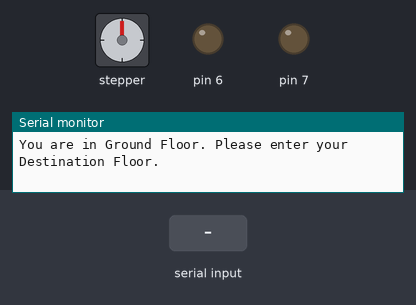
This sketch was run on a simulated Arduino Uno, built with avr-gcc and run on an emulated ATmega328P. On the bench: stepper motor, output pins drawn as LEDs (lit = HIGH), the last lines printed to the serial monitor. The inputs (shaded band) are chosen by the test bench. Stepper angles assume 200 steps per turn.

Above: at 1.2 s.
1.3 s: "2\n" received over Serial
At 1.45 s:
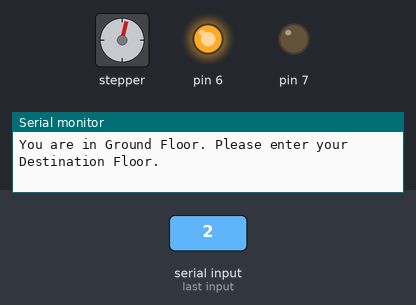
At 24.5 s:
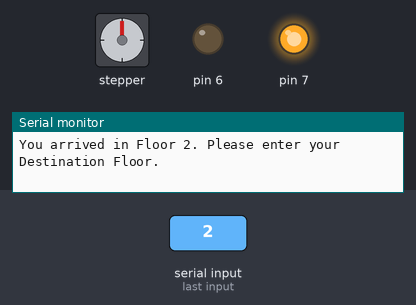
Timing chart, 0 to 24.9 s (numbered marks = the images above; inputs shaded):
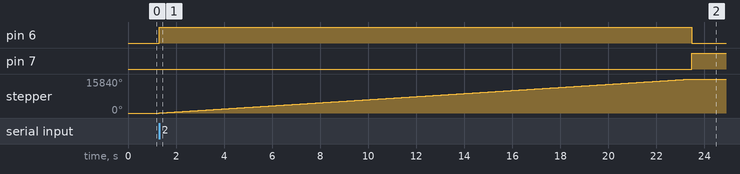

The sketch:

Elevator.ino
```cpp
/*The code activates the Elvator and moves the cabine into 0,1 and 2 floors.
The distances between the floors are fixed. Green Light indicates that the motor is disabled
and the Red Light indicates that the motor is enabled*/

#include <Stepper.h>

const int number_of_steps=200;// change this to fit the number of steps per revolution
Stepper motor(number_of_steps,2, 3, 4, 5);// initialize the stepper library on pins 2 through 5
boolean onetime=true;
int CurrentFloor;
int Diff_Flrs;
int x=21;// The value when the difference between Current and Destination Flor is not +-2
int y=43;// The value when the difference between Current and Destination Floor is +-2
int d=x;

/*Function that compares the Current with Destination floor, moves the Cabine to proper direction and also activates the Green and Red lights*/
void CompareFloor(int DestinationFloor){
    if(onetime==true){
       CurrentFloor=0;
       onetime=false;
     }

/* Define the distance of the floors */
    Diff_Flrs=CurrentFloor-DestinationFloor;
    if(Diff_Flrs==2||Diff_Flrs==-2){d=y;}
    else{d=x;}

/* If Destination Floor is LARGER than Current Floor then go UP*/
    if(DestinationFloor>CurrentFloor){
       for(int i=0;i<=d;i++){
           digitalWrite(6,HIGH);// Sets the red light on
           digitalWrite(7,LOW);// Sets the green light off
           motor.step(number_of_steps);
         }
       CurrentFloor=DestinationFloor;
     }

/* If Destination Floor is SMALLER than Current Floor then go DOWN*/
    if (DestinationFloor<CurrentFloor){
       for(int i=0;i<=d;i++)
       {
         digitalWrite(6,HIGH);// Sets the red light on
         digitalWrite(7,LOW);// Sets the green light off
         motor.step(-number_of_steps);
       }
       CurrentFloor=DestinationFloor;
     }
    if (DestinationFloor==0){Serial.println("You arrived in Ground Floor. Please enter your Destination Floor.");}
    else{
         Serial.print("You arrived in Floor ");
         Serial.print(DestinationFloor);
         Serial.println(". Please enter your Destination Floor.");
     }
     digitalWrite(6,LOW);// Sets the red light off
     digitalWrite(7,HIGH);// Sets the green light on
     delay(1500);// Sets the delay in case that the user inserts the input continuously
}

void setup(){
  Serial.begin(9600);
  while(!Serial);
  Serial.println("You are in Ground Floor. Please enter your Destination Floor.");
  motor.setSpeed(120);
  pinMode(6,OUTPUT);
  pinMode(7,OUTPUT);
}

void loop(){
   if(Serial.available()>0)
   {
     digitalWrite(7,HIGH);// Sets the green light on
     int button=Serial.parseInt();// Takes the value from keyboard from Serial Monitor
     if(button==0||button==1||button==2){
        CompareFloor(button);// Sets the input value to the Destination function
        Serial.setTimeout(10000000);
     }
     else{Serial.println("Worng input. Please enter the correct floor number");}
   }
}
```

Measured:
- after the input at 1.3 s, pin 6: LOW → HIGH at once, → LOW 22.2 s later; pin 7: LOW → HIGH after 22.2 s; stepper: turns 15840° clockwise in 22.2 s, starting at once
